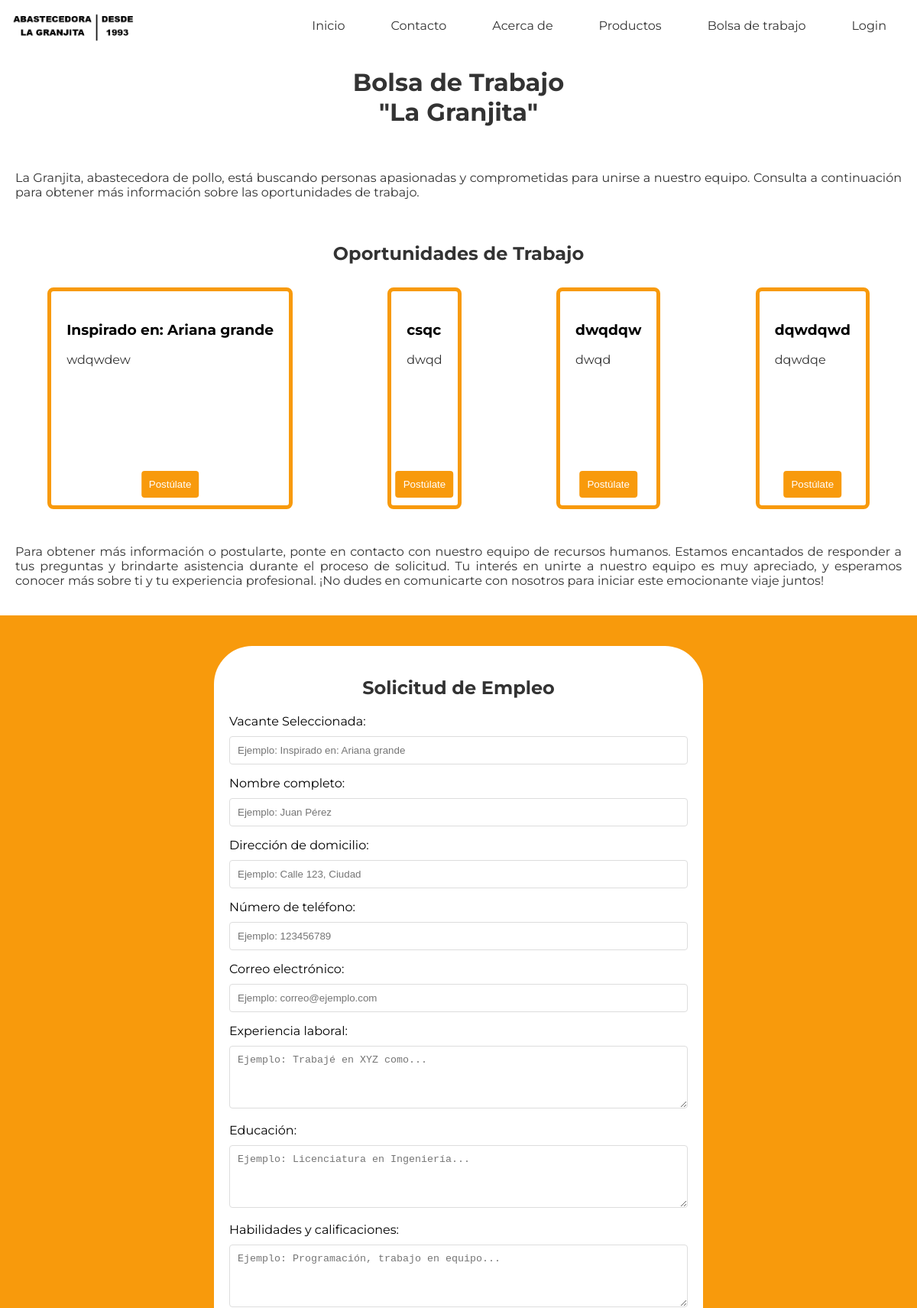
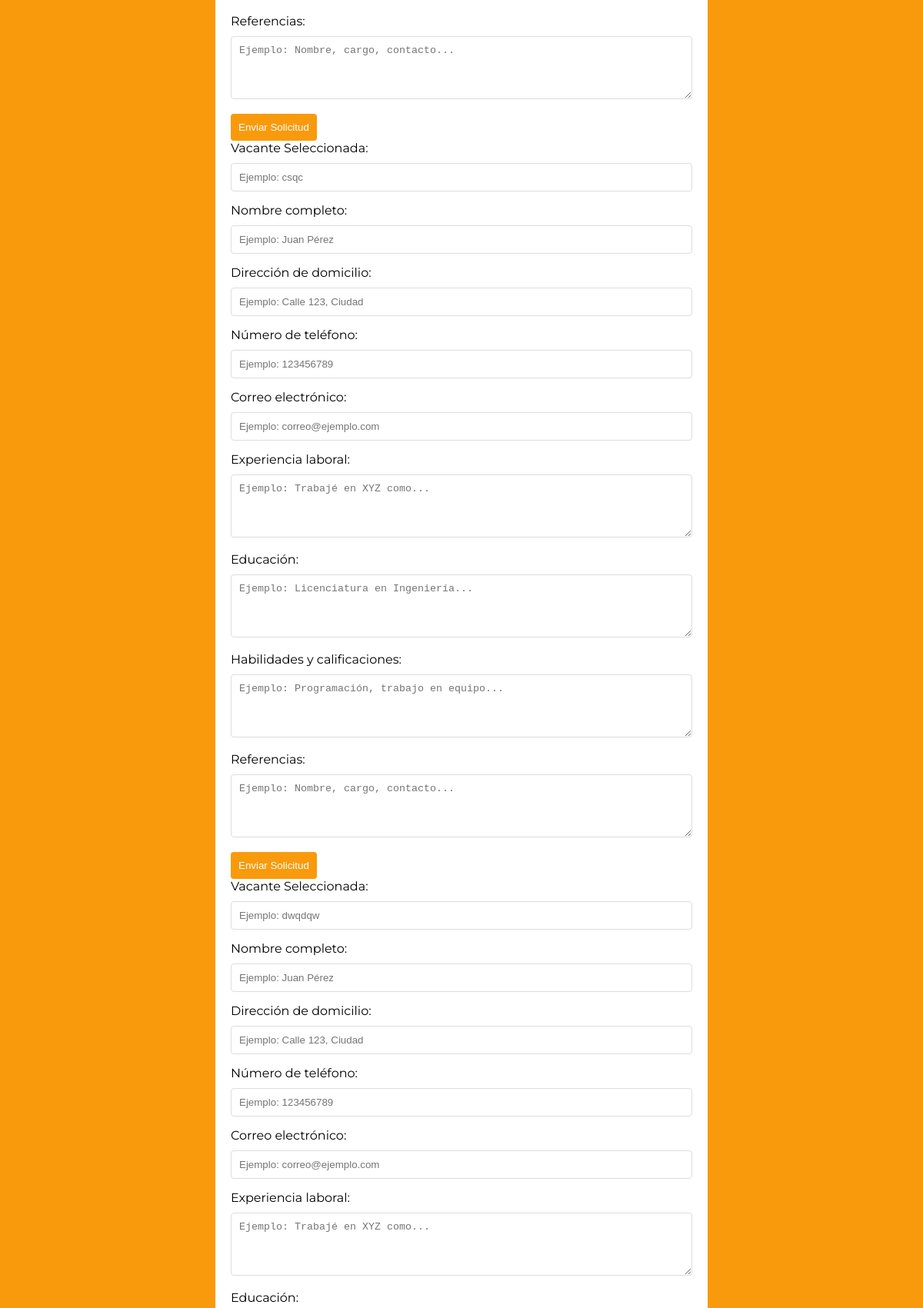
Page /job.php (upper part) on the committed database (2 pictures, top to bottom).
### tables this page shows
CREATE TABLE `trabajos` (
  `id` int(11) NOT NULL,
  `titulo` varchar(255) NOT NULL,
  `subtitulo` varchar(255) NOT NULL
);

### job.php (the view, shortened to what this page needs)
<?php
include 'nav/menu.php';
?>
<!DOCTYPE html>
<html lang="es">
<head>
    <link rel="stylesheet" href="css/job.css">
</head>
<body>
<h1>Bolsa de Trabajo <br> "La Granjita"</h1>
<div class="job">
    <p align="justify">La Granjita, abastecedora de pollo, está buscando personas apasionadas y comprometidas para unirse a nuestro equipo. Consulta a continuación para obtener más información sobre las oportunidades de trabajo.</p>
</div>
<h2>Oportunidades de Trabajo</h2>
<div class="oportunidades">
    <?php
    include 'config/config.php';
    $consulta = "SELECT id, titulo, subtitulo FROM trabajos";
    $resultado = $conn->query($consulta);
    if ($resultado) {
        while ($fila = $resultado->fetch_assoc()) {
            $id = $fila['id'];
            $titulo = $fila['titulo'];
            $subtitulo = $fila['subtitulo'];
            echo '<div class="vacante">';
            echo "<h3>$titulo</h3>";
            echo "<p>$subtitulo</p>";
            echo '<button class="postulate-button" onclick="scrollToForm(\'form-' . $id . '\', \'' . $titulo . '\')">Postúlate</button>';
            echo '</div>';
        }
    } else {
        echo "Error de consulta: " . $conn->error;
    }
    ?>
</div>
<div class="obtener">
    <p align="justify">Para obtener más información o postularte, ponte en contacto con nuestro equipo de recursos humanos. Estamos encantados de responder a tus preguntas y brindarte asistencia durante el proceso de solicitud. Tu interés en unirte a nuestro equipo es muy apreciado, y esperamos conocer más sobre ti y tu experiencia profesional. ¡No dudes en comunicarte con nosotros para iniciar este emocionante viaje juntos!</p>
</div>
<div class="mi-seccion">
        <section class="form-container">
            <h2 align="center">Solicitud de Empleo</h2>
            <?php
            $conn = new mysqli($servername, $username, $password, $dbname);
            $consulta = "SELECT id, titulo FROM trabajos";
            $resultado = $conn->query($consulta);
            if ($resultado) {
                while ($fila = $resultado->fetch_assoc()) {
                    $id = $fila['id'];
                    $titulo = $fila['titulo'];
                    echo '<div id="form-' . $id . '">';
                    echo '<form action="#" method="post">';
                    echo '<label for="vacante">Vacante Seleccionada:</label>';
                    echo '<input type="text" id="vacante" name="vacante" required placeholder="Ejemplo: ' . $titulo . '">';
                    echo '<label for="nombre">Nombre completo:</label>';
                    echo '<input type="text" id="nombre" name="nombre" required placeholder="Ejemplo: Juan Pérez">';
                    echo '<label for="direccion">Dirección de domicilio:</label>';
                    echo '<input type="text" id="direccion" name="direccion" required placeholder="Ejemplo: Calle 123, Ciudad">';
                    echo '<label for="telefono">Número de teléfono:</label>';
                    echo '<input type="tel" id="telefono" name="telefono" required pattern="[0-9]+" placeholder="Ejemplo: 123456789" oninput="this.value = this.value.replace(/[^0-9]/g, \'\');">';
                    echo '<label for="correo">Correo electrónico:</label>';
                    echo '<input type="email" id="correo" name="correo" required placeholder="Ejemplo: correo@ejemplo.com">';
                    echo '<label for="experiencia">Experiencia laboral:</label>';
                    echo '<textarea id="experiencia" name="experiencia" rows="4" required placeholder="Ejemplo: Trabajé en XYZ como..."></textarea>';
                    echo '<label for="educacion">Educación:</label>';
                    echo '<textarea id="educacion" name="educacion" rows="4" required placeholder="Ejemplo: Licenciatura en Ingeniería..."></textarea>';
                    echo '<label for="habilidades">Habilidades y calificaciones:</label>';
                    echo '<textarea id="habilidades" name="habilidades" rows="4" required placeholder="Ejemplo: Programación, trabajo en equipo..."></textarea>';
                    echo '<label for="referencias">Referencias:</label>';
                    echo '<textarea id="referencias" name="referencias" rows="4" required placeholder="Ejemplo: Nombre, cargo, contacto..."></textarea>';
                    echo '<button type="submit">Enviar Solicitud</button>';
                    echo '</form>';
                    echo '</div>';
                }
            } else {
                echo "Error de consulta: " . $conn->error;
            }
            ?>
        </section>
</div>
<?php include 'llamar.php'; ?>
    <?php include 'footer.php'; ?>
</body>
</html>

### css/menu.css (style rules this page uses)
body { font-family: 'Montserrat', sans-serif; margin: 0; padding: 0; background-color: #fff; }

### css/job.css (style rules this page uses)
body { text-align: center; margin: 20px; }
h1, h2, p { color: #333; }
.oportunidades { display: flex; justify-content: space-around; flex-wrap: wrap; }
.vacante { background-color: #fff; border: 5px solid #F89A0C; border-radius: 8px; padding: 20px; margin: 10px; text-align: left; max-width: 300px; height: 240px; position: relative; }
.postulate-button { position: absolute; bottom: 10px; left: 50%; transform: translateX(-50%); padding: 10px; background-color: #F89A0C; color: #fff; border: none; border-radius: 4px; cursor: pointer; }
body { margin: 0; }
.mi-seccion { background-color: #F89A0C; padding: 20px; color: #ffffff; margin: 0; }
.form-container label { display: block; margin-bottom: 10px; color: #000; }
.form-container { max-width: 600px; margin: 20px auto; padding: 20px; background-color: #fff; border-radius: 50px; text-align: left; }
.form-container label { display: block; margin-bottom: 10px; }
.form-container input, .form-container textarea { width: 100%; padding: 10px; margin-bottom: 15px; border: 1px solid #ddd; border-radius: 4px; box-sizing: border-box; }
.form-container button { padding: 10px; background-color: #F89A0C; color: #fff; border: none; border-radius: 4px; cursor: pointer; }
.obtener { padding: 20px; }
.job { padding: 20px; }

### job.php (style rules this page uses)
body { text-align: center; margin: 20px; }
h1, h2, p { color: #333; }
.oportunidades { display: flex; justify-content: space-around; flex-wrap: wrap; }
.vacante { background-color: #fff; border: 5px solid #F89A0C; border-radius: 8px; padding: 20px; margin: 10px; text-align: left; max-width: 300px; height: 240px; position: relative; }
.postulate-button { position: absolute; bottom: 10px; left: 50%; transform: translateX(-50%); padding: 10px; background-color: #F89A0C; color: #fff; border: none; border-radius: 4px; cursor: pointer; }
body { margin: 0; }
.mi-seccion { background-color: #F89A0C; padding: 20px; color: #ffffff; margin: 0; }
.form-container { max-width: 600px; margin: 20px auto; padding: 20px; background-color: #fff; border-radius: 50px; text-align: left; }
.form-container label { display: block; margin-bottom: 10px; color: #000; }
.form-container input, .form-container textarea { width: 100%; padding: 10px; margin-bottom: 15px; border: 1px solid #ddd; border-radius: 4px; box-sizing: border-box; }
.form-container button { padding: 10px; background-color: #F89A0C; color: #fff; border: none; border-radius: 4px; cursor: pointer; }
.obtener { padding: 20px; }
.job { padding: 20px; }

### rows in the picture
trabajos: titulo "Inspirado en: Ariana grande", subtitulo "wdqwdew", vacante "Ejemplo: Inspirado en: Ariana grande"
trabajos: titulo "csqc", subtitulo "dwqd", vacante "Ejemplo: csqc"
trabajos: titulo "dwqdqw", subtitulo "dwqd", vacante "Ejemplo: dwqdqw"
trabajos: titulo "dqwdqwd", subtitulo "dqwdqe"
